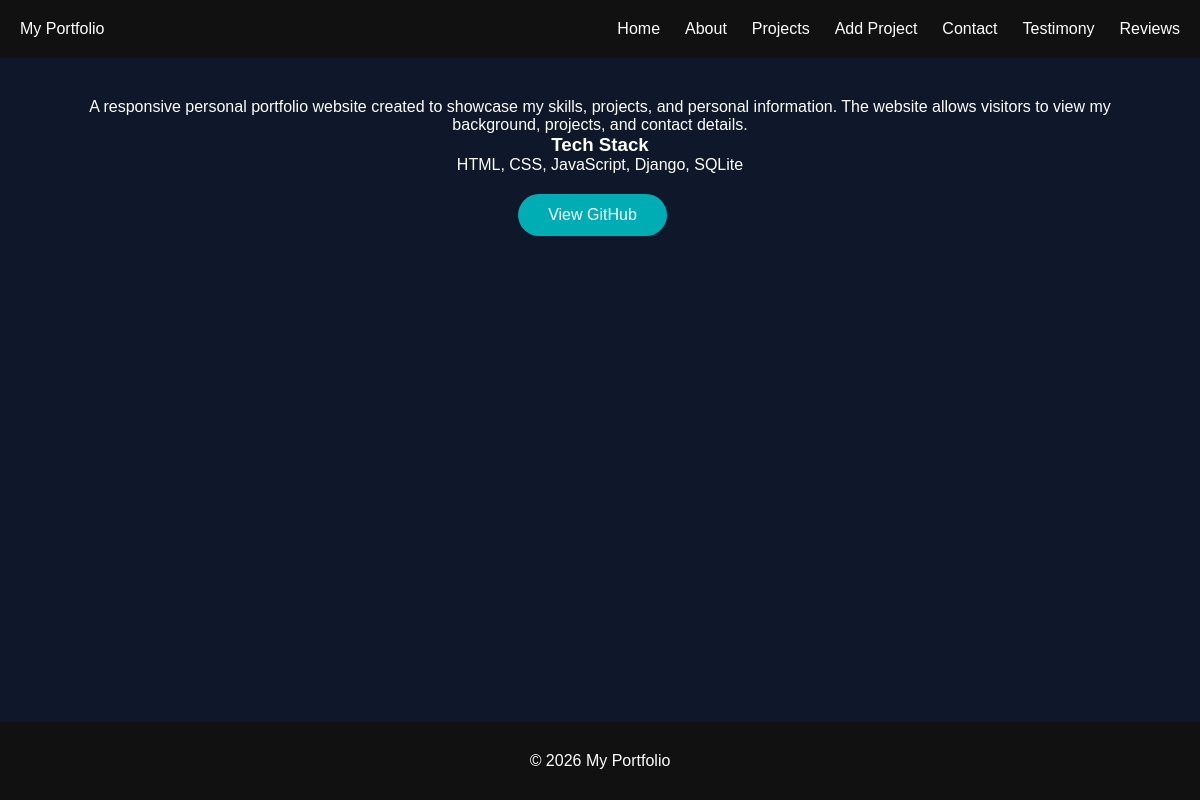
/projects/1/, run on the app's committed database.
### website/models.py (models this page shows, shortened)
class Project(models.Model):
    project_name = models.CharField(max_length=100)
    description = models.TextField()
    tech_stack = models.CharField(max_length=200)
    link = models.URLField(blank=True)

### website/views.py (the view)
def project_detail(request, id):
    project = get_object_or_404(
        Project,
        id=id
    )
    return render(
        request,
        'project_detail.html',
        {
            'project': project
        }
    )

### templates/project_detail.html (shortened to what this page needs)
{% extends 'base.html' %}
{% block content %}
<section>
<p>
{{ project.description }}
</p>
<h3>
Tech Stack
</h3>
<p>
{{ project.tech_stack }}
</p>
<a href="{{ project.github_url }}"
class="btn">
View GitHub
</a>
</section>
{% endblock %}

### website/static/css/style.css (style rules this page uses)
* { margin: 0; padding: 0; box-sizing: border-box; font-family: Arial, sans-serif; }
body { background: #f4f4f4; color: #333; }
section { padding: 60px; text-align: center; }
.btn { display: inline-block; margin-top: 20px; padding: 12px 25px; background: #111; color: white; text-decoration: none; border-radius: 5px; }
body { background: #0f172a; color: white; }
section { min-height: 70vh; padding: 80px 10%; }
.btn { background: #00adb5; color: white; padding: 12px 30px; border-radius: 30px; transition: 0.3s; }
section { padding: 40px 5%; }
.btn { display: inline-block; padding: 12px 30px; background: #00adb5; color: white; text-decoration: none; border-radius: 30px; margin-right: 15px; }
html, body { min-height: 100%; }
body { display: flex; flex-direction: column; min-height: 100vh; }

### data on the page
Project: description "A responsive personal portfolio website created to showcase my skills, projects, and personal information. The website allows visitors to view my background, projects, and contact details.", tech_stack "HTML, CSS, JavaScript, Django, SQLite"
